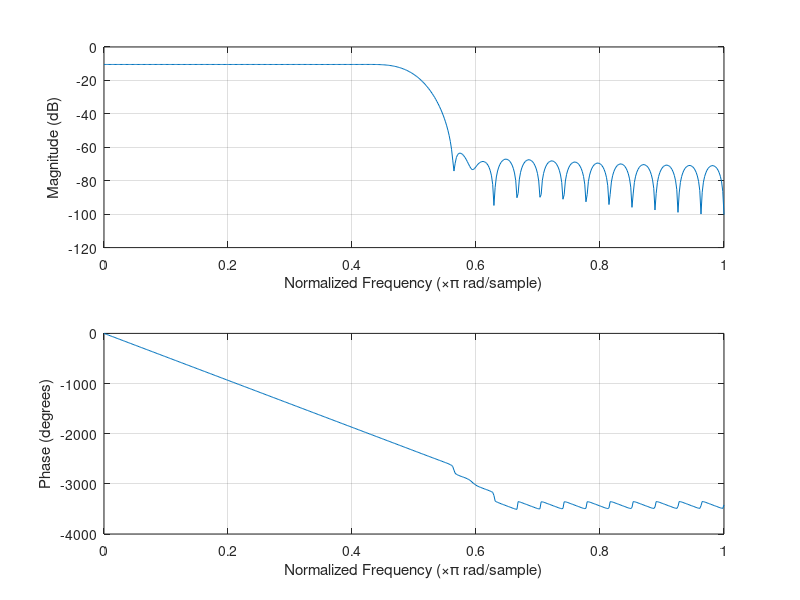

Reproduce this figure in MATLAB.
M = 54;

%M = 40 + 1;

for nindex = 1 : M
   h(nindex) =  (0.54 - 0.46*cos((2*nindex*pi)/M)) * (0.15*sinc((nindex-27)/2));
end

freqz(h)

fprintf('{');
for i = 1:length(h)
    fprintf([num2str(h(i)) ', ']);
end
fprintf('}');